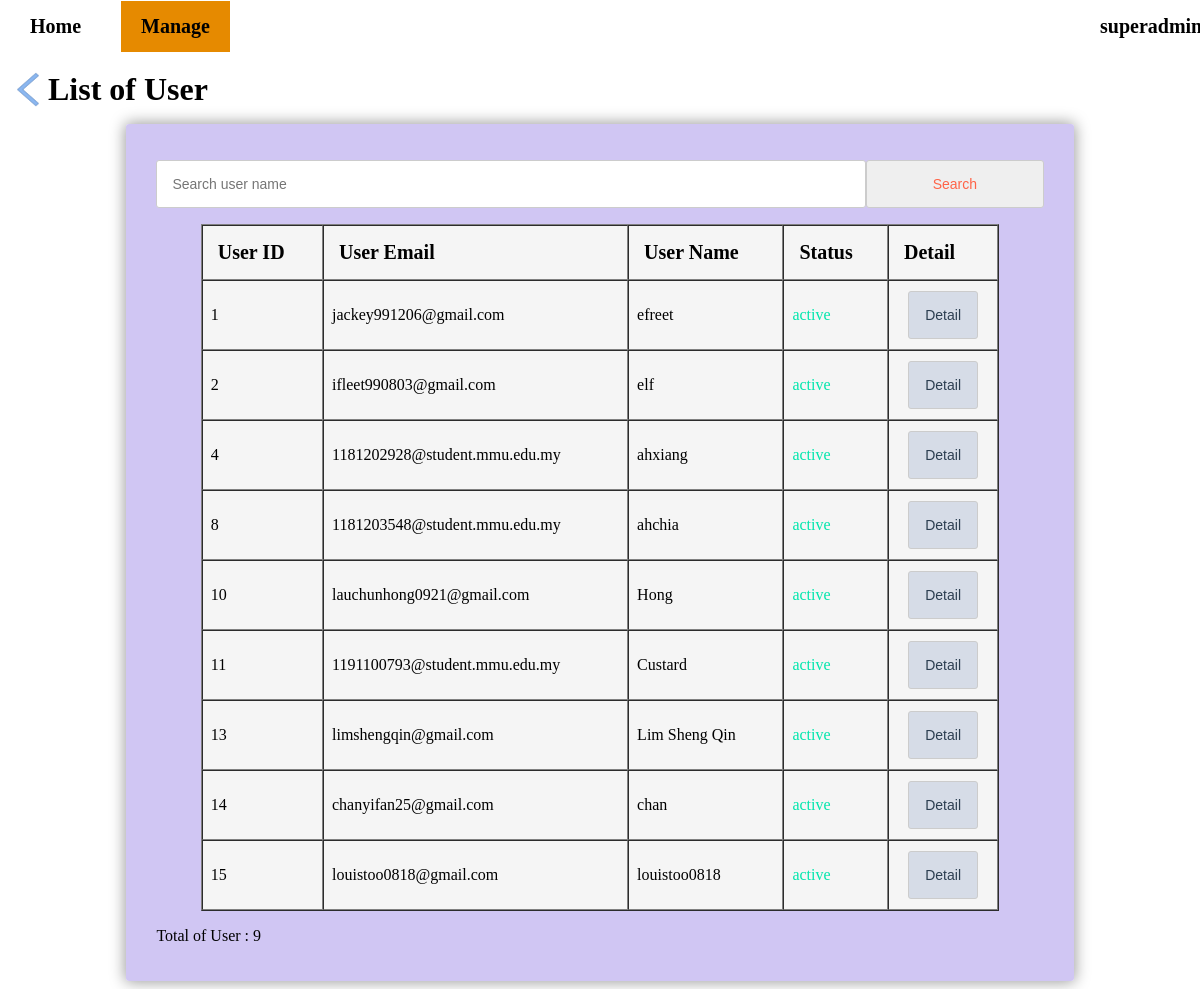
The page /admin/list_user.php (signed in) on the database its author committed.
### tables this page shows
CREATE TABLE `users` (
  `uid` int(11) NOT NULL,
  `username` varchar(100) NOT NULL,
  `email` varchar(150) NOT NULL,
  `password_hash` varchar(255) NOT NULL,
  `date_of_birth` date NOT NULL,
  `gender` char(1) NOT NULL,
  `user_status` varchar(50) NOT NULL,
  `user_created_at` datetime DEFAULT current_timestamp()
);

### admin/list_user.php (the view, shortened to what this page needs)
<?php
	require_once "../link.php";
	if(!isset($_SESSION["admin"]) || $_SESSION["admin"] !== true){
		header("location: ../index.php");
		exit;
	}else{
		$aid = $_SESSION["aid"];
		$adminname = $_SESSION["adminname"];
	}
	$result = mysqli_query($link, "SELECT * FROM users");
	$count = mysqli_num_rows($result);
?>
<html>
	<head>
		<link rel="stylesheet" href="../css/style.css">
		<link rel="stylesheet" type="text/css" href="../css/navigation.css">
	</head>
	<body>
		<ul class="no0">
			<li><a href="./admin_index.php">Home</a></li>
			<li class="dropdown"><a class="checkedclass" href="#">Manage</a>
			</li>
			<li class="dropdown" style="float:right; margin-right:50px; width:5%;"><a class="hoverclass" href="./detail_admin.php?admin_detail&caid=<?php echo $aid; ?>"><?php echo $adminname; ?></a>
			</li>
        </ul>
		<div class="titlebox">
			<a href="admin_index.php"><img src="../img/icon-back.png" alt="Back to main page" class="icon"></a>
			<h1>List of User</h1>
		</div>
		<fieldset class="adminlist">
		<form method="post">
			<p><input type="text" name="searchtext" placeholder="Search user name"><input type="submit" name="search" value="Search"></p>
			<table style="margin-left:5%;" cellpadding="0" cellspacing="0" border="1" id="admintable">
				<tr>
					<th>User ID</th>
					<th>User Email</th>
					<th>User Name</th>
					<th>Status</th>
                    <th>Detail</th>
				</tr>
				<?php
					while($row = mysqli_fetch_assoc($result)){
				?>
				<tr>
					<td style="padding-left: 8px;"><?php echo $row["uid"]; ?></td>
					<td style="padding-left: 8px;"><?php echo $row["email"]; ?></td>
					<td style="padding-left: 8px;"><?php echo $row["username"]; ?></td>
					<?php if($row['user_status'] == "active"){ ?>
						<td style="padding-left: 8px;"><span style='color:#00e6ac;'><?php echo $row["user_status"]; ?></span></td>
					<?php }else if($row['user_status'] == "blocked"){ ?>
						<td style="padding-left: 8px;"><span style='color:#ff9933;'><?php echo $row["user_status"]; ?></span></td>
					<?php }else if($row['user_status'] == "permanent suspended"){ ?>
						<td style="padding-left: 8px;"><span><?php echo $row["user_status"]; ?></span></td>
					<?php } ?>
                    <td><a href="./detail_user.php?user_detail&uid=<?php echo $row['uid']; ?>"><input class="detailbtn" type="button" value="Detail"></a></td>
				</tr>
				<?php
					}
				?>
			</table>
			<p> Total of User : <?php echo $count; ?></p>
		</form>
		</fieldset>
	</body>
</html>

### css/style.css (style rules this page uses)
span { color:red; }
fieldset { background: white; border: 0 none; border-radius: 3px; box-shadow: 0 0 15px 1px rgba(0, 0, 0, 0.4); padding: 20px 30px; box-sizing: border-box; width: 80%; margin: 0 10%; }
.contactform input[type="email"], input[type="submit"],textarea { padding: 15px; border: 1px solid #ccc; border-radius: 3px; width: 90%; box-sizing: border-box; color: #3b232d; font-size: 14px; }
img.icon { padding-top: 13px; width:40px; height:35px; float:left; }
.titlebox { margin-top:5%; height:65px; border-radius:8px 8px 0px 0px; }
.titlebox h1 { padding:12px 40px; margin:auto; color: black; }
.adminlist { background-color:#d0c6f3; }
.adminlist table { background-color: whitesmoke; width: 90%; }
.adminlist table th { text-align: left; font-size: 20px; padding: 15px; }
.adminlist table td { vertical-align:middle; font-weight: 300; padding: 10px; font-size: 16px; }
.adminlist input[type="text"], input[type="password"], input[type="email"], input[type="date"], select { padding: 15px; border: 1px solid #ccc; border-radius: 3px; width: 80%; box-sizing: border-box; color: #2C3E50; font-size: 14px; }
.adminlist input[type="submit"] { margin-left: 0%; padding: 15px; border: 1px solid #ccc; border-radius: 3px; width: 20%; box-sizing: border-box; color: #b7e0d6; font-size: 14px; color: tomato; }
.adminlist input[type="button"] { padding: 15px; border: 1px solid #ccc; border-radius: 3px; width: 40%; box-sizing: border-box; color: #2C3E50; font-size: 14px; margin-left: 30%; }
.adminlist input[type="button"].detailbtn { padding: 15px; border: 1px solid #ccc; border-radius: 3px; width: 80%; box-sizing: border-box; color: #2C3E50; font-size: 14px; margin-left: 10%; background-color:#d6dce7; }

### css/navigation.css (style rules this page uses)
ul { list-style-type: none; text-align: center; padding: 0; right:0; left:0; top:-25px; position:fixed; }
li { float:left; font-weight:bold; font-size: 20px; padding: 10px; text-decoration:none; display: inline; }
li a { display:inline-block; font-weight:bold; text-align:center; text-decoration:none; padding: 14px 20px; }
.checkedclass { background-color:#e68a00; }
li a:visited, a:link { color:black; }
li.dropdown { display: block; }
ul.no0 { list-style-type: none; text-align: center; padding: 0; right:0; left:0; top:-25px; position:fixed; background-color:white; }

### rows shown on the page
users: uid "1", email "jackey991206@gmail.com", username "efreet", user_status "active"
users: uid "2", email "ifleet990803@gmail.com", username "elf", user_status "active"
users: uid "4", email "1181202928@student.mmu.edu.my", username "ahxiang", user_status "active"
users: uid "8", email "1181203548@student.mmu.edu.my", username "ahchia", user_status "active"
users: uid "10", email "lauchunhong0921@gmail.com", username "Hong", user_status "active"
users: uid "11", email "1191100793@student.mmu.edu.my", username "Custard", user_status "active"
users: uid "13", email "limshengqin@gmail.com", username "Lim Sheng Qin", user_status "active"
users: uid "14", email "chanyifan25@gmail.com", username "chan", user_status "active"
users: uid "15", email "louistoo0818@gmail.com", username "louistoo0818", user_status "active"

### other values the page prints
$count "9"
